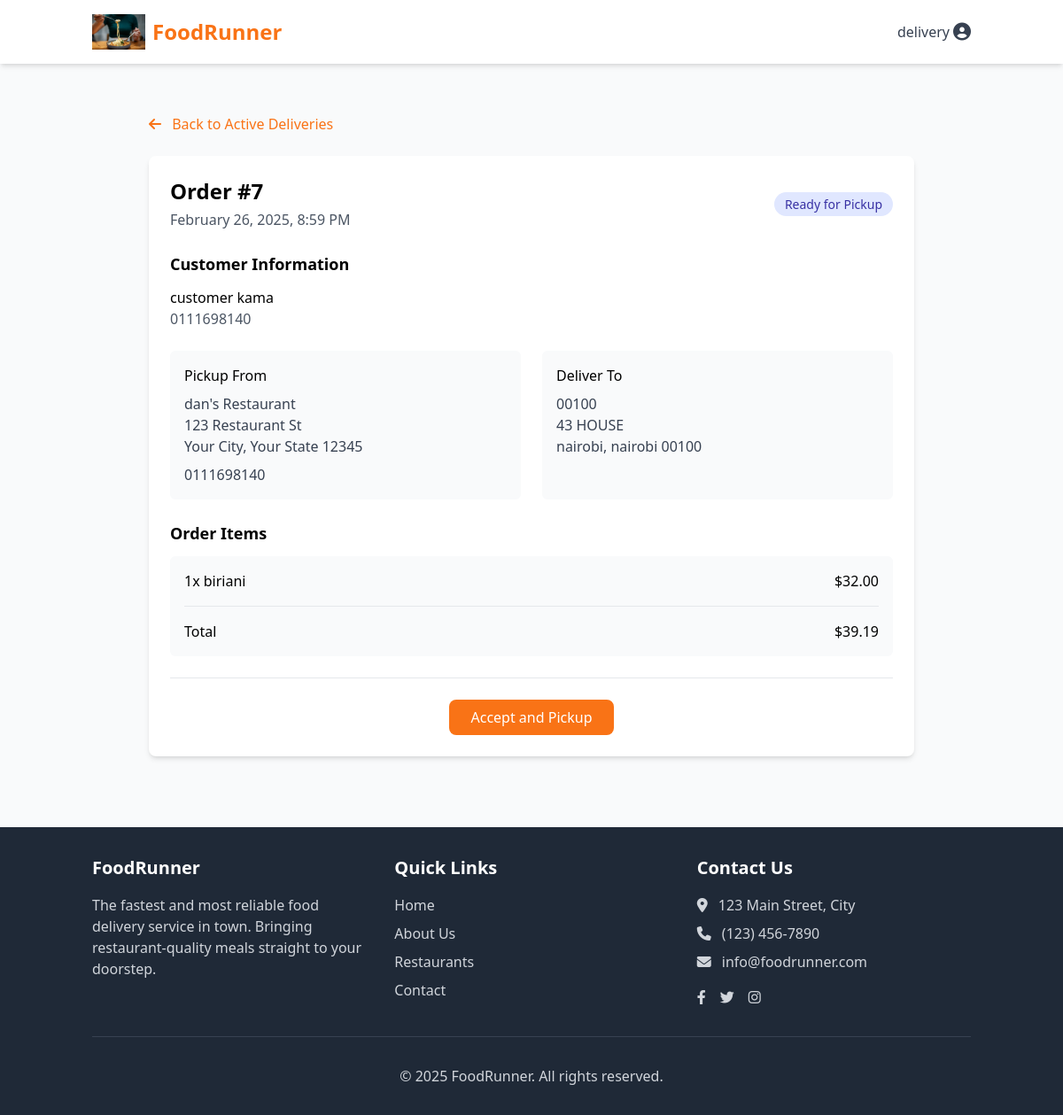
Before: /delivery/orders/7/ (signed in) with the older database file.
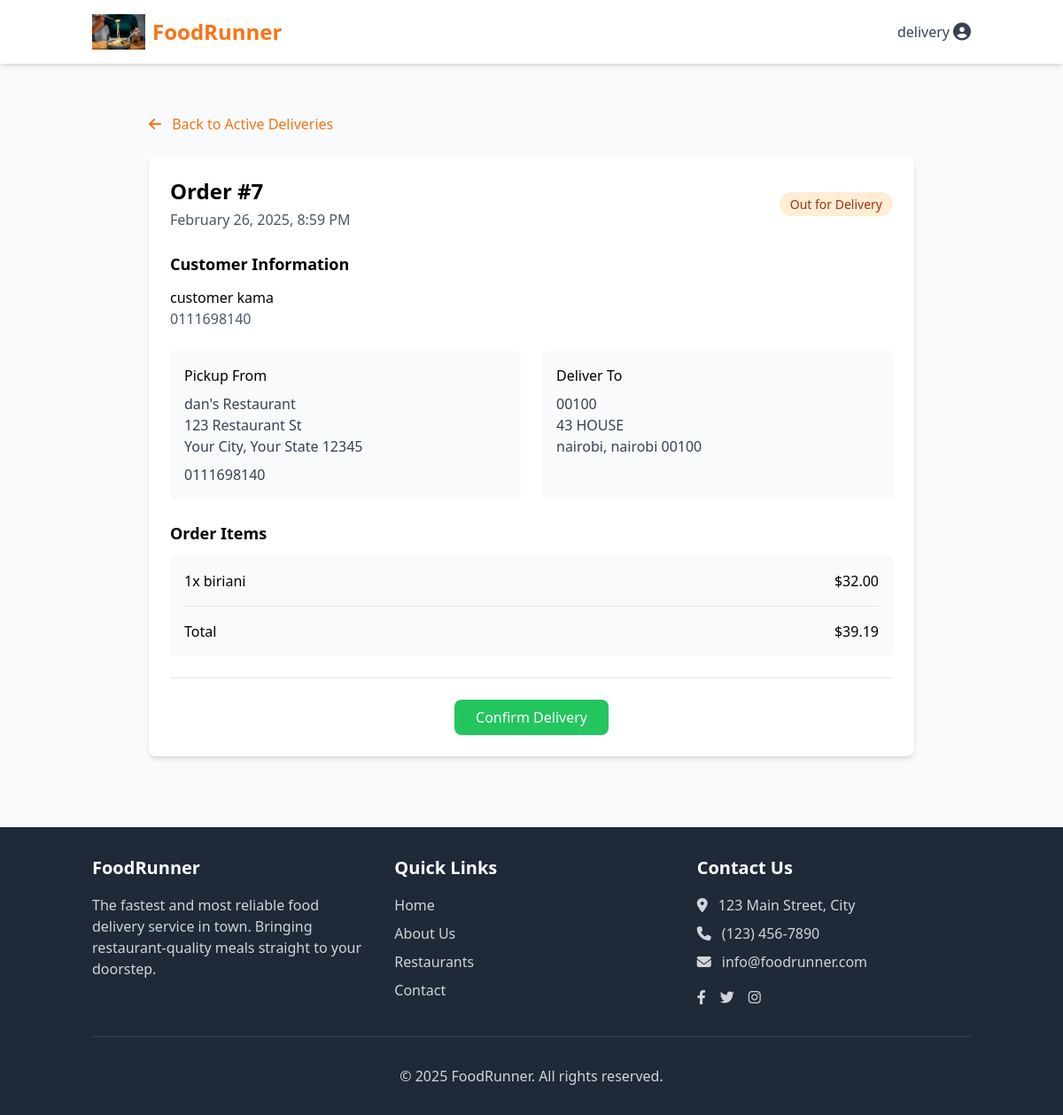
After: the same page with the newer database file.
### customers/models.py (models this page shows, shortened)
class Order(models.Model):
    STATUS_CHOICES = (
        ('pending', 'Pending'),
        ('confirmed', 'Confirmed'),
        ('preparing', 'Preparing'),
        ('ready_for_pickup', 'Ready for Pickup'),
        ('out_for_delivery', 'Out for Delivery'),
        ('delivered', 'Delivered'),
        ('cancelled', 'Cancelled'),
    )
    customer = models.ForeignKey(settings.AUTH_USER_MODEL, on_delete=models.CASCADE, related_name='orders')
    restaurant = models.ForeignKey(Restaurant, on_delete=models.CASCADE, related_name='orders')
    delivery_person = models.ForeignKey(
        settings.AUTH_USER_MODEL,
        on_delete=models.SET_NULL,
        null=True,
        blank=True,
        related_name='deliveries'
    )
    delivery_address = models.ForeignKey('core.Address', on_delete=models.SET_NULL, null=True)
    status = models.CharField(max_length=20, choices=STATUS_CHOICES, default='pending')
    total_amount = models.DecimalField(max_digits=8, decimal_places=2)
    delivery_fee = models.DecimalField(max_digits=5, decimal_places=2)
    tax_amount = models.DecimalField(max_digits=6, decimal_places=2)
    payment_status = models.CharField(max_length=20, default='pending')
    payment_method = models.CharField(max_length=50, default='stripe')
    stripe_payment_intent_id = models.CharField(max_length=255, blank=True, null=True)
    estimated_delivery_time = models.DateTimeField(null=True, blank=True)
    actual_delivery_time = models.DateTimeField(null=True, blank=True)
    special_instructions = models.TextField(blank=True)
    created_at = models.DateTimeField(auto_now_add=True)
    updated_at = models.DateTimeField(auto_now=True)
    @property
    def order_total(self):
        return self.total_amount + self.delivery_fee + self.tax_amount

### core/models.py (models this page shows, shortened)
class User(AbstractUser):
    USER_TYPE_CHOICES = (
        ('customer', 'Customer'),
        ('restaurant', 'Restaurant Manager'),
        ('delivery', 'Delivery Person'),
        ('admin', 'Administrator'),
    )
    user_type = models.CharField(
        max_length=20,
        choices=USER_TYPE_CHOICES,
        default='customer'
    )
    phone_number = models.CharField(max_length=15, blank=True)
    profile_picture = models.ImageField(upload_to='profile_pics/', blank=True, null=True)

class Address(models.Model):
    user = models.ForeignKey(User, on_delete=models.CASCADE, related_name='addresses')
    address_line1 = models.CharField(max_length=100)
    address_line2 = models.CharField(max_length=100, blank=True)
    city = models.CharField(max_length=50)
    state = models.CharField(max_length=50)
    postal_code = models.CharField(max_length=10)
    is_default = models.BooleanField(default=False)
    class Meta:
        verbose_name_plural = "Addresses"

### restaurants/models.py (models this page shows, shortened)
class Restaurant(models.Model):
    manager = models.OneToOneField(settings.AUTH_USER_MODEL, on_delete=models.CASCADE)
    name = models.CharField(max_length=100)
    description = models.TextField()
    logo = models.ImageField(upload_to='restaurant_logos/')
    banner_image = models.ImageField(upload_to='restaurant_banners/', blank=True, null=True)
    address = models.OneToOneField(Address, on_delete=models.CASCADE)
    cuisine_type = models.CharField(max_length=50)
    phone = models.CharField(max_length=15)
    email = models.EmailField()
    website = models.URLField(blank=True, null=True)
    is_active = models.BooleanField(default=True)
    average_rating = models.DecimalField(max_digits=3, decimal_places=2, default=0.0)
    delivery_fee = models.DecimalField(max_digits=5, decimal_places=2, default=0.0)
    min_order_amount = models.DecimalField(max_digits=6, decimal_places=2, default=0.0)
    preparation_time = models.PositiveIntegerField(default=30, help_text='Average preparation time in minutes')
    opening_time = models.TimeField()
    closing_time = models.TimeField()
    created_at = models.DateTimeField(auto_now_add=True)
    updated_at = models.DateTimeField(auto_now=True)

### delivery/views.py (the view)
# urls.py: path('orders/<int:order_id>/', views.order_detail, name='order_detail'),
@login_required
@delivery_required
def order_detail(request, order_id):
    try:
        order = Order.objects.select_related(
            'customer', 'restaurant', 'delivery_person'
        ).prefetch_related('items__menu_item').get(id=order_id)
    except Order.DoesNotExist:
        messages.error(request, "Order not found.")
        return redirect('delivery:dashboard')
    if (order.delivery_person != request.user and
        order.delivery_person is not None and
        order.status != 'ready_for_pickup'):
        messages.error(request, "You are not authorized to view this order.")
        return redirect('delivery:dashboard')
    order_total = sum(item.subtotal for item in order.items.all())
    context = {
        'order': order,
        'order_items': order.items.all(),
        'order_total': order_total,
        'can_update_status': order.delivery_person == request.user,
        'can_accept_order': (order.status == 'ready_for_pickup' and
                           order.delivery_person is None),
    }
    return render(request, 'delivery/order_detail.html', context)

### customers/models.py (called while the page is built)
    @property
    def subtotal(self):
        return self.price * self.quantity

### delivery/templates/delivery/order_detail.html (shortened to what the changed rows need)
{% extends 'base.html' %}
{% block content %}
<div class="max-w-4xl mx-auto px-4 py-8">
    <div class="bg-white rounded-lg shadow-md overflow-hidden mb-6">
        <div class="p-6">
            <div class="flex flex-col md:flex-row md:justify-between md:items-center mb-6">
                <div>
                    <h1 class="text-2xl font-bold mb-1">Order #{{ order.id }}</h1>
                    <p class="text-gray-600">{{ order.created_at|date:"F j, Y, g:i A" }}</p>
                </div>
                <div class="mt-4 md:mt-0">
                    <span class="px-3 py-1 rounded-full text-sm font-medium
                        {% if order.status == 'ready_for_pickup' %}bg-indigo-100 text-indigo-800
                        {% elif order.status == 'out_for_delivery' %}bg-orange-100 text-orange-800
                        {% elif order.status == 'delivered' %}bg-green-100 text-green-800
                        {% endif %}">
                        {{ order.get_status_display }}
                    </span>
                </div>
            </div>
            <div class="mb-6">
                <h2 class="text-lg font-semibold mb-3">Customer Information</h2>
                <div>
                    <p class="font-medium">{{ order.customer.first_name }} {{ order.customer.last_name }}</p>
                    <p class="text-gray-600">{{ order.customer.phone_number }}</p>
                </div>
            </div>
            <div class="grid grid-cols-1 md:grid-cols-2 gap-6 mb-6">
                <div class="bg-gray-50 p-4 rounded-md">
                    <div class="text-gray-700">
                        <p class="font-medium">{{ order.restaurant.name }}</p>
                        <p>{{ order.restaurant.address.address_line1 }}</p>
                        <p>{{ order.restaurant.address.city }}, {{ order.restaurant.address.state }} {{ order.restaurant.address.postal_code }}</p>
                        <p class="mt-2">{{ order.restaurant.phone }}</p>
                    </div>
                </div>
                <div class="bg-gray-50 p-4 rounded-md">
                    <div class="text-gray-700">
                        <p>{{ order.delivery_address.address_line1 }}</p>
                        {% if order.delivery_address.address_line2 %}
                            <p>{{ order.delivery_address.address_line2 }}</p>
                        {% endif %}
                        <p>{{ order.delivery_address.city }}, {{ order.delivery_address.state }} {{ order.delivery_address.postal_code }}</p>
                    </div>
                </div>
            </div>
            <div class="mb-6">
                <h2 class="text-lg font-semibold mb-3">Order Items</h2>
                <div class="bg-gray-50 p-4 rounded-md">
                    <div class="border-t mt-4 pt-4">
                        <div class="flex justify-between font-medium">
                            <span>Total</span>
                            <span>${{ order.order_total }}</span>
                        </div>
                    </div>
                </div>
            </div>
            <div class="border-t border-gray-200 pt-6">
                {% if order.status == 'ready_for_pickup' %}
                    {% if order.delivery_person == request.user or order.delivery_person is None %}
                        <form method="post" action="{% url 'delivery:update_order_status' order.id %}" class="text-center">
                            <button type="submit" class="bg-orange-500 text-white py-2 px-6 rounded-lg hover:bg-orange-600 transition duration-200">
                                {% if order.delivery_person == request.user %}
                                    Confirm Pickup
                                {% else %}
                                    Accept and Pickup
                                {% endif %}
                            </button>
                        </form>
                    {% endif %}
                {% elif order.status == 'out_for_delivery' %}
                    <form method="post" action="{% url 'delivery:update_order_status' order.id %}" class="text-center">
                        <button type="submit" class="bg-green-500 text-white py-2 px-6 rounded-lg hover:bg-green-600 transition duration-200">
                            Confirm Delivery
                        </button>
                    </form>
                {% elif order.status == 'delivered' %}
                    <div class="bg-green-50 p-4 rounded-md border border-green-200 text-center">
                        <p class="text-green-800">This order was delivered on {{ order.actual_delivery_time|date:"F j, Y" }} at {{ order.actual_delivery_time|time:"g:i A" }}.</p>
                    </div>
                {% endif %}
            </div>
        </div>
    </div>
</div>
{% endblock %}

Changed rows visible on the page:
changed Order "customer": status "Ready for Pickup" → "Out for Delivery"
Other visible differences:
text no longer shown: "Accept and Pickup"
text now shown: "Confirm Delivery"
